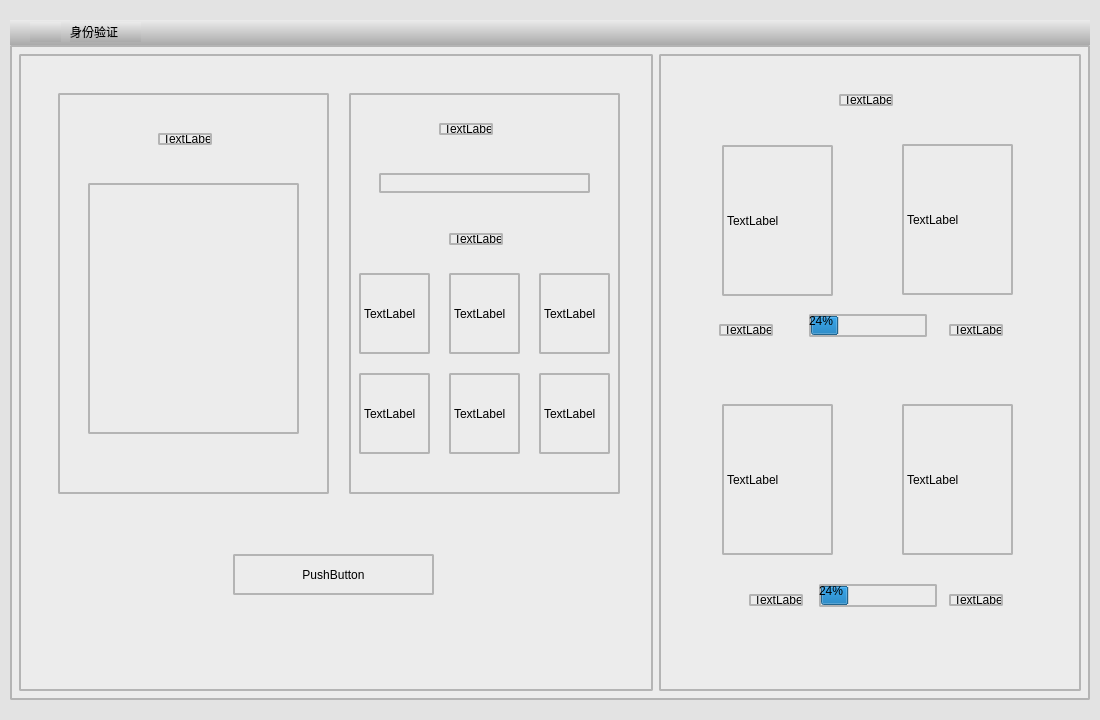
<?xml version="1.0" encoding="UTF-8"?>
<ui version="4.0">
 <class>FaceIdentityRecog2</class>
 <widget class="QWidget" name="FaceIdentityRecog2">
  <property name="geometry">
   <rect>
    <x>0</x>
    <y>0</y>
    <width>1100</width>
    <height>720</height>
   </rect>
  </property>
  <property name="minimumSize">
   <size>
    <width>1100</width>
    <height>720</height>
   </size>
  </property>
  <property name="maximumSize">
   <size>
    <width>1100</width>
    <height>720</height>
   </size>
  </property>
  <property name="windowTitle">
   <string>Form</string>
  </property>
  <property name="styleSheet">
   <string notr="true">background-color: rgb(227, 227, 227);</string>
  </property>
  <layout class="QVBoxLayout" name="verticalLayout">
   <property name="spacing">
    <number>0</number>
   </property>
   <property name="leftMargin">
    <number>10</number>
   </property>
   <property name="topMargin">
    <number>20</number>
   </property>
   <property name="rightMargin">
    <number>10</number>
   </property>
   <property name="bottomMargin">
    <number>20</number>
   </property>
   <item>
    <widget class="QWidget" name="widget" native="true">
     <layout class="QVBoxLayout" name="verticalLayout_2" stretch="3,2">
      <property name="spacing">
       <number>0</number>
      </property>
      <property name="leftMargin">
       <number>0</number>
      </property>
      <property name="topMargin">
       <number>0</number>
      </property>
      <property name="rightMargin">
       <number>0</number>
      </property>
      <property name="bottomMargin">
       <number>0</number>
      </property>
      <item>
       <widget class="QWidget" name="widget_3" native="true">
        <property name="minimumSize">
         <size>
          <width>0</width>
          <height>25</height>
         </size>
        </property>
        <property name="maximumSize">
         <size>
          <width>16777215</width>
          <height>25</height>
         </size>
        </property>
        <property name="styleSheet">
         <string notr="true">border-radius:0px;
background-color: qlineargradient(spread:pad, x1:0, y1:0, x2:0, y2:1, stop:0 rgba(235, 235, 235, 255), stop:1 rgba(170, 170, 170, 255));</string>
        </property>
        <widget class="QLabel" name="label">
         <property name="geometry">
          <rect>
           <x>20</x>
           <y>2</y>
           <width>31</width>
           <height>20</height>
          </rect>
         </property>
         <property name="styleSheet">
          <string notr="true">border:none</string>
         </property>
         <property name="text">
          <string/>
         </property>
         <property name="pixmap">
          <pixmap resource="../Resouce.qrc">:/images/身份验证.png</pixmap>
         </property>
        </widget>
        <widget class="QLabel" name="label_2">
         <property name="geometry">
          <rect>
           <x>60</x>
           <y>2</y>
           <width>71</width>
           <height>20</height>
          </rect>
         </property>
         <property name="styleSheet">
          <string notr="true">border:none;
font: 11pt &quot;黑体&quot;;</string>
         </property>
         <property name="text">
          <string>身份验证</string>
         </property>
        </widget>
       </widget>
      </item>
      <item>
       <widget class="QWidget" name="widget_2" native="true">
        <property name="styleSheet">
         <string notr="true">border:2px solid rgb(180,180,180);
border-radius:2px;
background-color:rgb(236,236,236)</string>
        </property>
        <layout class="QHBoxLayout" name="horizontalLayout" stretch="3,2">
         <item>
          <widget class="QWidget" name="widget_4" native="true">
           <widget class="QWidget" name="widget_6" native="true">
            <property name="geometry">
             <rect>
              <x>39</x>
              <y>39</y>
              <width>271</width>
              <height>401</height>
             </rect>
            </property>
            <widget class="QLabel" name="label_3">
             <property name="geometry">
              <rect>
               <x>100</x>
               <y>40</y>
               <width>54</width>
               <height>12</height>
              </rect>
             </property>
             <property name="text">
              <string>TextLabel</string>
             </property>
            </widget>
            <widget class="QLabel" name="label_4">
             <property name="geometry">
              <rect>
               <x>30</x>
               <y>90</y>
               <width>211</width>
               <height>251</height>
              </rect>
             </property>
             <property name="text">
              <string/>
             </property>
            </widget>
           </widget>
           <widget class="QWidget" name="widget_7" native="true">
            <property name="geometry">
             <rect>
              <x>330</x>
              <y>39</y>
              <width>271</width>
              <height>401</height>
             </rect>
            </property>
            <widget class="QLabel" name="label_5">
             <property name="geometry">
              <rect>
               <x>90</x>
               <y>30</y>
               <width>54</width>
               <height>12</height>
              </rect>
             </property>
             <property name="text">
              <string>TextLabel</string>
             </property>
            </widget>
            <widget class="QLineEdit" name="lineEdit">
             <property name="geometry">
              <rect>
               <x>30</x>
               <y>80</y>
               <width>211</width>
               <height>20</height>
              </rect>
             </property>
            </widget>
            <widget class="QLabel" name="label_6">
             <property name="geometry">
              <rect>
               <x>100</x>
               <y>140</y>
               <width>54</width>
               <height>12</height>
              </rect>
             </property>
             <property name="text">
              <string>TextLabel</string>
             </property>
            </widget>
            <widget class="QLabel" name="label_7">
             <property name="geometry">
              <rect>
               <x>10</x>
               <y>180</y>
               <width>71</width>
               <height>81</height>
              </rect>
             </property>
             <property name="text">
              <string>TextLabel</string>
             </property>
            </widget>
            <widget class="QLabel" name="label_8">
             <property name="geometry">
              <rect>
               <x>100</x>
               <y>180</y>
               <width>71</width>
               <height>81</height>
              </rect>
             </property>
             <property name="text">
              <string>TextLabel</string>
             </property>
            </widget>
            <widget class="QLabel" name="label_9">
             <property name="geometry">
              <rect>
               <x>190</x>
               <y>180</y>
               <width>71</width>
               <height>81</height>
              </rect>
             </property>
             <property name="text">
              <string>TextLabel</string>
             </property>
            </widget>
            <widget class="QLabel" name="label_10">
             <property name="geometry">
              <rect>
               <x>10</x>
               <y>280</y>
               <width>71</width>
               <height>81</height>
              </rect>
             </property>
             <property name="text">
              <string>TextLabel</string>
             </property>
            </widget>
            <widget class="QLabel" name="label_11">
             <property name="geometry">
              <rect>
               <x>100</x>
               <y>280</y>
               <width>71</width>
               <height>81</height>
              </rect>
             </property>
             <property name="text">
              <string>TextLabel</string>
             </property>
            </widget>
            <widget class="QLabel" name="label_12">
             <property name="geometry">
              <rect>
               <x>190</x>
               <y>280</y>
               <width>71</width>
               <height>81</height>
              </rect>
             </property>
             <property name="text">
              <string>TextLabel</string>
             </property>
            </widget>
           </widget>
           <widget class="QPushButton" name="pushButton">
            <property name="geometry">
             <rect>
              <x>214</x>
              <y>500</y>
              <width>201</width>
              <height>41</height>
             </rect>
            </property>
            <property name="text">
             <string>PushButton</string>
            </property>
           </widget>
          </widget>
         </item>
         <item>
          <widget class="QWidget" name="widget_5" native="true">
           <widget class="QLabel" name="label_13">
            <property name="geometry">
             <rect>
              <x>180</x>
              <y>40</y>
              <width>54</width>
              <height>12</height>
             </rect>
            </property>
            <property name="text">
             <string>TextLabel</string>
            </property>
           </widget>
           <widget class="QLabel" name="label_14">
            <property name="geometry">
             <rect>
              <x>63</x>
              <y>91</y>
              <width>111</width>
              <height>151</height>
             </rect>
            </property>
            <property name="text">
             <string>TextLabel</string>
            </property>
           </widget>
           <widget class="QLabel" name="label_15">
            <property name="geometry">
             <rect>
              <x>243</x>
              <y>90</y>
              <width>111</width>
              <height>151</height>
             </rect>
            </property>
            <property name="text">
             <string>TextLabel</string>
            </property>
           </widget>
           <widget class="QLabel" name="label_16">
            <property name="geometry">
             <rect>
              <x>60</x>
              <y>270</y>
              <width>54</width>
              <height>12</height>
             </rect>
            </property>
            <property name="text">
             <string>TextLabel</string>
            </property>
           </widget>
           <widget class="QLabel" name="label_17">
            <property name="geometry">
             <rect>
              <x>290</x>
              <y>270</y>
              <width>54</width>
              <height>12</height>
             </rect>
            </property>
            <property name="text">
             <string>TextLabel</string>
            </property>
           </widget>
           <widget class="QLabel" name="label_18">
            <property name="geometry">
             <rect>
              <x>63</x>
              <y>350</y>
              <width>111</width>
              <height>151</height>
             </rect>
            </property>
            <property name="text">
             <string>TextLabel</string>
            </property>
           </widget>
           <widget class="QLabel" name="label_19">
            <property name="geometry">
             <rect>
              <x>243</x>
              <y>350</y>
              <width>111</width>
              <height>151</height>
             </rect>
            </property>
            <property name="text">
             <string>TextLabel</string>
            </property>
           </widget>
           <widget class="QLabel" name="label_20">
            <property name="geometry">
             <rect>
              <x>90</x>
              <y>540</y>
              <width>54</width>
              <height>12</height>
             </rect>
            </property>
            <property name="text">
             <string>TextLabel</string>
            </property>
           </widget>
           <widget class="QLabel" name="label_21">
            <property name="geometry">
             <rect>
              <x>290</x>
              <y>540</y>
              <width>54</width>
              <height>12</height>
             </rect>
            </property>
            <property name="text">
             <string>TextLabel</string>
            </property>
           </widget>
           <widget class="QProgressBar" name="progressBar">
            <property name="geometry">
             <rect>
              <x>150</x>
              <y>260</y>
              <width>118</width>
              <height>23</height>
             </rect>
            </property>
            <property name="value">
             <number>24</number>
            </property>
           </widget>
           <widget class="QProgressBar" name="progressBar_2">
            <property name="geometry">
             <rect>
              <x>160</x>
              <y>530</y>
              <width>118</width>
              <height>23</height>
             </rect>
            </property>
            <property name="value">
             <number>24</number>
            </property>
           </widget>
          </widget>
         </item>
        </layout>
       </widget>
      </item>
     </layout>
    </widget>
   </item>
  </layout>
 </widget>
 <resources>
  <include location="../Resouce.qrc"/>
 </resources>
 <connections/>
</ui>
